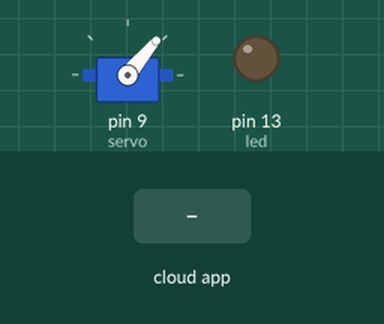
This sketch was run on a simulated Arduino Uno, built with avr-gcc and run on an emulated ATmega328P. Shown: servo, output pins drawn as LEDs (lit = HIGH). Inputs (shaded band) come from the test bench. The ROS host is connected and sends only what is stated.

Above: at 6.2 s.
6.3 s: the phone or cloud app sets servo to 0
At 6.8 s:
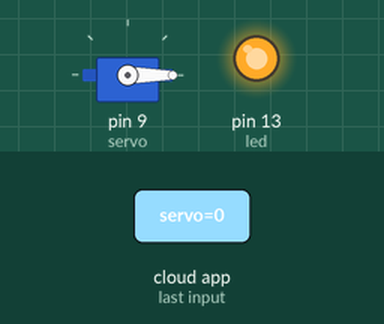
7.8 s: the phone or cloud app sets servo to 45
At 9.0 s:
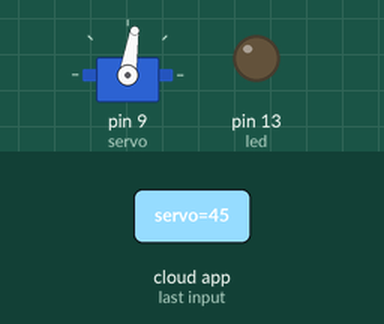
9.3 s: the phone or cloud app sets servo to 90
At 10.4 s:
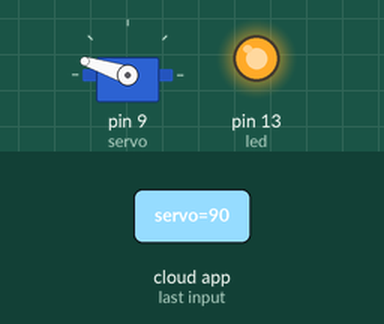
10.8 s: the phone or cloud app sets servo to 180
At 11.5 s:
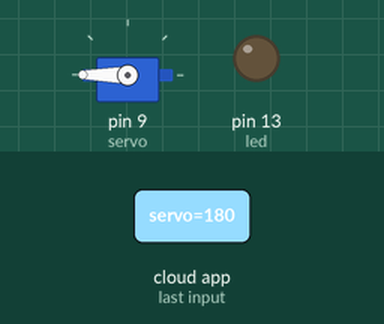
12.3 s: the phone or cloud app sets servo to 45
At 12.6 s:
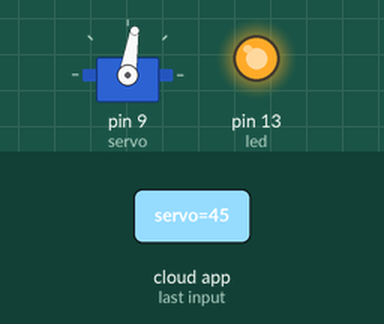
13.8 s: the phone or cloud app sets servo to 0
At 15.0 s:
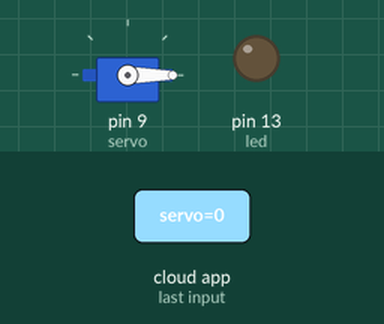
Timing chart, 0 to 16.3 s (numbered marks = the images above; inputs shaded):
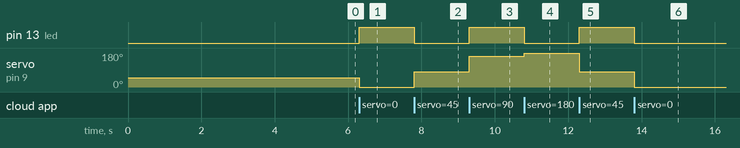

The sketch:

servo.ino
```cpp
/*
 * rosserial Servo Control Example
 *
 * This sketch demonstrates the control of hobby R/C servos
 * using ROS and the arduiono
 *
 * For the full tutorial write up, visit
 * www.ros.org/wiki/rosserial_arduino_demos
 *
 * For more information on the Arduino Servo Library
 * Checkout :
 * http://www.arduino.cc/en/Reference/Servo
 */

#if defined(ARDUINO) && ARDUINO >= 100
  #include "Arduino.h"
#else
  #include <WProgram.h>
#endif

#include <Servo.h>
#include <ros.h>
#include <std_msgs/UInt16.h>


//Set up the ros node and publisher
std_msgs::UInt16 force_msg;

ros::Publisher pub_force("servo_reply", &force_msg);

ros::NodeHandle  nh;

Servo servo;

void servo_cb( const std_msgs::UInt16& cmd_msg){

 servo.write(cmd_msg.data*180.0/100.0); //set servo angle, should be from 0-180
  force_msg.data = cmd_msg.data*180.0/100.0;
  pub_force.publish(&force_msg);
  //servo.write(0);
  //servo.write(cmd_msg.data);
  //if(cmd_msg.data == 30) {
    digitalWrite(13, HIGH-digitalRead(13));  //toggle led
 // }

}

ros::Subscriber<std_msgs::UInt16> sub("servo", servo_cb);

void setup(){
  pinMode(13, OUTPUT);
  nh.initNode();
  nh.subscribe(sub);
  nh.advertise(pub_force);
  servo.attach(9); //attach it to pin 9
  servo.write(50);
  delay(5000);
}

void loop(){
  nh.spinOnce();
  delay(1);
}
```

Measured:
- after the input at 6.3 s, pin 13 (led): LOW → HIGH at once; servo on pin 9 (servo): 50° → 0° at once
- after the input at 7.8 s, pin 13 (led): HIGH → LOW at once; servo on pin 9 (servo): 0° → 81° at once
- after the input at 9.3 s, pin 13 (led): LOW → HIGH at once; servo on pin 9 (servo): 81° → 162° at once
- after the input at 10.8 s, pin 13 (led): HIGH → LOW at once; servo on pin 9 (servo): 162° → 180° at once
- after the input at 12.3 s, pin 13 (led): LOW → HIGH at once; servo on pin 9 (servo): 180° → 81° at once
- after the input at 13.8 s, pin 13 (led): HIGH → LOW at once; servo on pin 9 (servo): 81° → 0° at once
